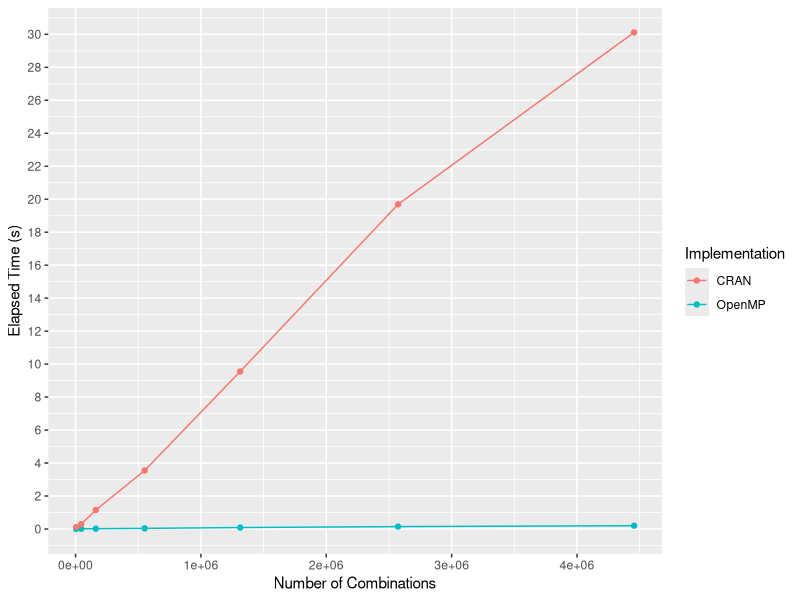

Write R code to recreate this figure. (Note: this script raises an error after producing the figure.)
library(ggplot2)

################################## OPENMP ###################################
# Set the different chunk sizes
nCms <- c(4950, 44850, 161700, 551300, 1313400, 2573000, 4455100)

openmp <- c(0.005, 0.01266667, 0.01866667, 0.03866667, 0.088, 0.1453333, 0.2013333)
omp_df <- data.frame(openmp, nCms)

cran <- c(0.116, 0.2956667, 1.154, 3.547333, 9.553667, 19.692, 30.11533)
cran_df <- data.frame(cran, nCms)

thinned <- floor(seq(from=1,to=dim(omp_df)[1],length=7))
thinned2 <- floor(seq(from=1,to=dim(cran_df)[1],length=7))

# Plot
ggplot(data=omp_df, aes(x=nCms, y=time, color=Implementation)) + 
  geom_line(data=omp_df, aes(x=nCms, y=openmp, color="OpenMP")) + 
  geom_line(data=cran_df, aes(x=nCms, y=cran, color="CRAN")) + 
  geom_point(data=omp_df[thinned,], aes(x=nCms, y=openmp, color="OpenMP")) + 
  geom_point(data=cran_df[thinned2,], aes(x=nCms, y=cran, color="CRAN")) + 
  xlab("Number of Combinations") + ylab("Elapsed Time (s)") + 
  scale_y_continuous(breaks=seq(0, 30, 2))

################################## END OPENMP ###################################

################################## SNOW ###################################
# Set the different chunk sizes
nCms <- c(4950, 44850, 161700, 551300, 1313400, 2573000, 4455100)

#SNOW
d1 <- c()
df1 <- data.frame(d1, nCms)

#CRAN
d2 <- c()
df2 <- data.frame(d2, nCms)

thinned <- floor(seq(from=1,to=dim(df1)[1],length=7))
thinned2 <- floor(seq(from=1,to=dim(df2)[1],length=7))

# Plot
ggplot(data=df1, aes(x=nCms, y=time, color=Implementation)) + 
  geom_line(data=df1, aes(x=nCms, y=d1, color="Snow")) + 
  geom_line(data=df2, aes(x=nCms, y=d2, color="CRAN")) + 
  geom_point(data=df1[thinned,], aes(x=nCms, y=d1, color="Snow")) + 
  geom_point(data=df2[thinned2,], aes(x=nCms, y=d2, color="CRAN")) + 
  xlab("Number of Combinations") + ylab("Elapsed Time (s)") + 
  scale_y_continuous(breaks=seq(0, 30, 2))

################################## END SNOW ###################################


################################## All ###################################
# Set the different chunk sizes
nCms <- c(4950, 44850, 161700, 551300, 1313400, 2573000, 4455100)

#SNOW
d1 <- c()
df1 <- data.frame(d1, nCms)

#CRAN
d2 <- c()
df2 <- data.frame(d2, nCms)

#OPENMP
d3 <- c()
df3 <- data.frame(d3, nCms)

#THRUST
d4 <- c()
df4 <- data.frame(d4, nCms)

len <- length(nCms)
thinned <- floor(seq(from=1,to=dim(df1)[1],length=len))
thinned2 <- floor(seq(from=1,to=dim(df2)[1],length=len))
thinned3 <- floor(seq(from=1,to=dim(df3)[1],length=len))
thinned4 <- floor(seq(from=1,to=dim(df4)[1],length=len))

# Plot
ggplot(data=df1, aes(x=nCms, y=time, color=Implementation)) + 
  geom_line(data=df1, aes(x=nCms, y=d1, color="Snow")) + 
  geom_line(data=df2, aes(x=nCms, y=d2, color="CRAN")) + 
  geom_line(data=df3, aes(x=nCms, y=d3, color="OpenMP")) + 
  geom_line(data=df4, aes(x=nCms, y=d4, color="Thrust")) + 
  geom_point(data=df1[thinned,], aes(x=nCms, y=d1, color="Snow")) + 
  geom_point(data=df2[thinned2,], aes(x=nCms, y=d2, color="CRAN")) + 
  geom_point(data=df3[thinned3,], aes(x=nCms, y=d3, color="OpenMP")) + 
  geom_point(data=df4[thinned4,], aes(x=nCms, y=d4, color="Thrust")) + 
  xlab("Number of Combinations") + ylab("Elapsed Time (s)") + 
  scale_y_continuous(breaks=seq(0, 30, 2))

################################## END OPENMP ###################################

